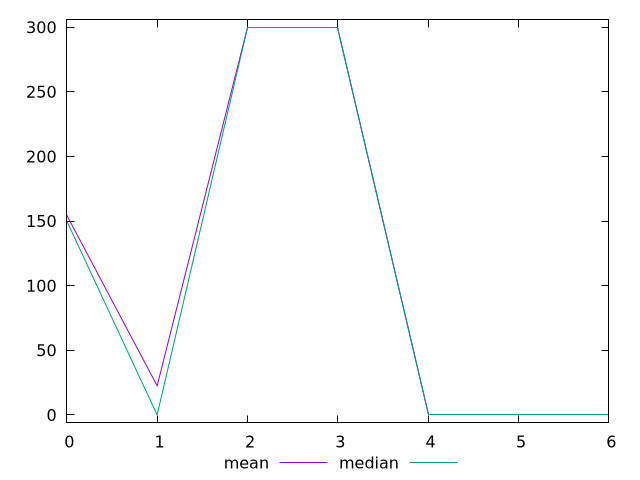

Write the gnuplot code that produced this figure.
$_mean <<EOF
154.5
22.5
300
300
0
0
0
EOF
$_median <<EOF
150
0
300
300
0
0
0
EOF
set key outside below
set terminal pngcairo
set output "report_00006_2020-11-02T20-21-41.718Z/unused-css-rules/progession_mean_median.png"
set yrange [-6:306]
plot $_mean title "mean" with line ,$_median title "median" with line ,
